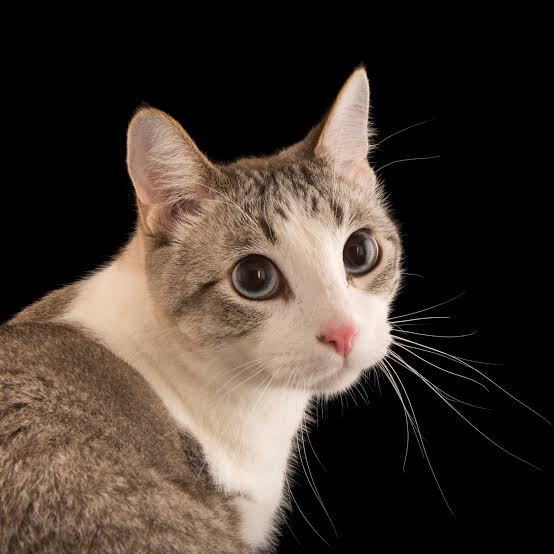
#> input picture CIN/kucing03.jpeg, 554 x 554 px
$ python main2.py
#> lines starting #> are read from the running program, lines starting #| are printed output that depends on the picture
from PIL import Image
import numpy as np

def read_image(path):
#> called with path = 'kucing03.jpeg'
    img = Image.open(path)
#> img is the input picture: PIL image 554x554 RGB; mean R, G, B 68, 56.7, 48.3
    img_array = np.array(img)
    height, width, channels = img_array.shape
#> height = 554; width = 554; channels = 3
    return img_array, height, width

def read_grayscale_image(path):
    img = Image.open(path).convert('L')
    img_array = np.array(img)
    height, width = img_array.shape
    return img_array, height, width

def save_image(img_array, path, show=False):
    img = Image.fromarray(img_array)
    img.save(path)
    if show:
        img.show()

def combine_images(path1, path2, output_path, show=False):
    img1 = Image.open(path1)
    img2 = Image.open(path2)

    # Adjust heights to be the same if needed
    if img1.height != img2.height:
        img1 = img1.resize((img1.width, img2.height))
        img2 = img2.resize((img2.width, img1.height))

    combined_width = img1.width + img2.width
    max_height = max(img1.height, img2.height)

    combined_img = Image.new("RGB", (combined_width, max_height))

    combined_img.paste(img1, (0, 0))
    combined_img.paste(img2, (img1.width, 0))

    combined_img.save(output_path)
    if show:
        combined_img.show()

# Read the image and prepare the filter
img_array, height, width = read_image('kucing03.jpeg')
#> height = 554; width = 554

# kernel = np.ones((5, 5)) / 25
# Blur

# kernel = np.array([
#     [-1, -2, -1],
#     [0, 0, 0],
#     [1, 2, 1],
# ])
# Sharp

kernel = np.array([
    [0, -1, 0],
    [-1, 5, -1],
    [0, -1, 0],
])


kernel_radius_x = kernel.shape[0] // 2
kernel_radius_y = kernel.shape[1] // 2

# Initialize the output image
output_array = np.copy(img_array)

# Apply the kernel to the left half of the image
for y in range(height):
    for x in range(width):
        new_pixel = np.zeros(3)
        for ky in range(-kernel_radius_y, kernel_radius_y + 1):
            for kx in range(-kernel_radius_x, kernel_radius_x + 1):
                neighbor_y = y + ky
                neighbor_x = x + kx
                if 0 <= neighbor_y < height and 0 <= neighbor_x < width:
                    new_pixel += img_array[neighbor_y, neighbor_x] * kernel[ky + kernel_radius_y, kx + kernel_radius_x]
        for i in range(3):
            new_pixel[i] = min(255, max(0, new_pixel[i]))
        output_array[y, x] = new_pixel
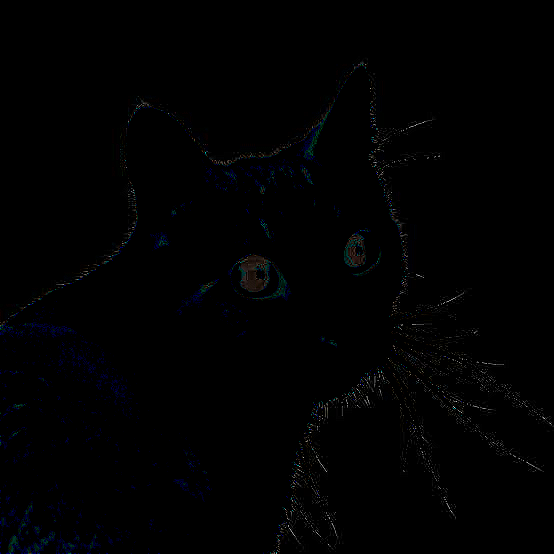
#> output_array: shape (554, 554, 3); mean R, G, B 0.9, 1.1, 1.6

save_image(output_array, 'filtered-kucing.jpg')
combine_images('kucing03.jpeg', 'filtered-kucing.jpg', 'combinedSharp.jpg', True)
#> in combine_images, `combined_img = Image.new("RGB", (combined_width, max_height))`: combined_img: PIL image 1108x554 RGB; every value is 0
#> in combine_images, `combined_img.paste(img1, (0, 0))`:
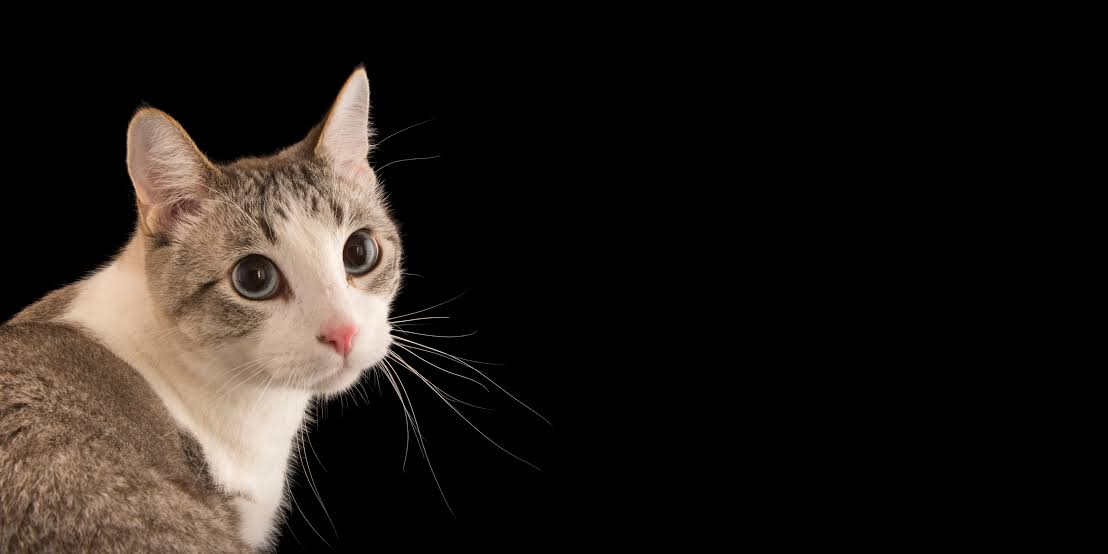
#> combined_img: PIL image 1108x554 RGB; mean R, G, B 34, 28.3, 24.1

$ run again, with CIN/combined.jpg copied over CIN/kucing03.jpeg
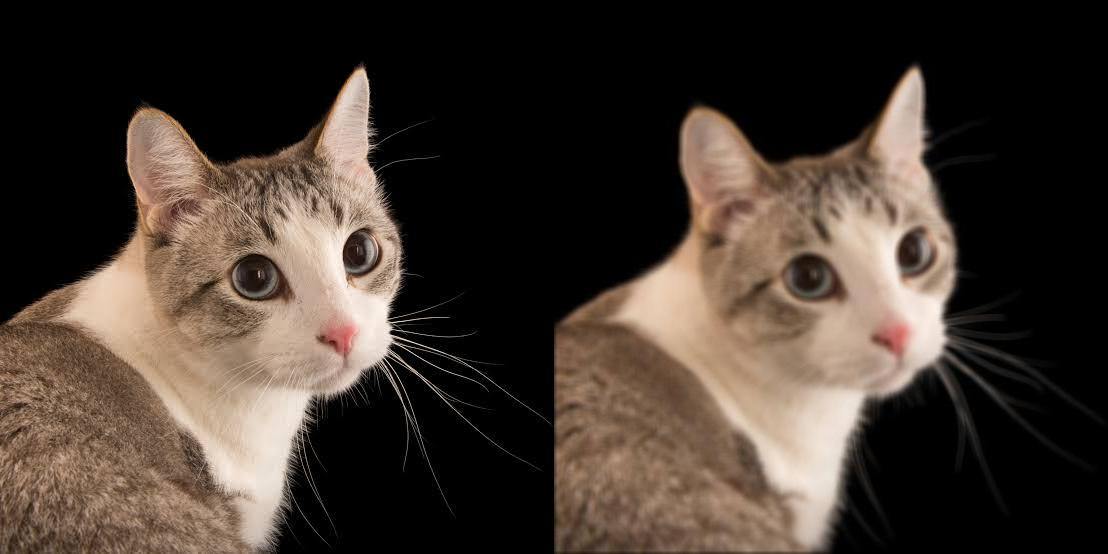
#> input picture CIN/combined.jpg, 1108 x 554 px
#> in read_image, img is the input picture: PIL image 1108x554 RGB; mean R, G, B 67.9, 56.5, 48.2
#> `img_array, height, width = read_image('kucing03.jpeg')`: height = 554; width = 1108
#> after the loop `for y in range(height):`:
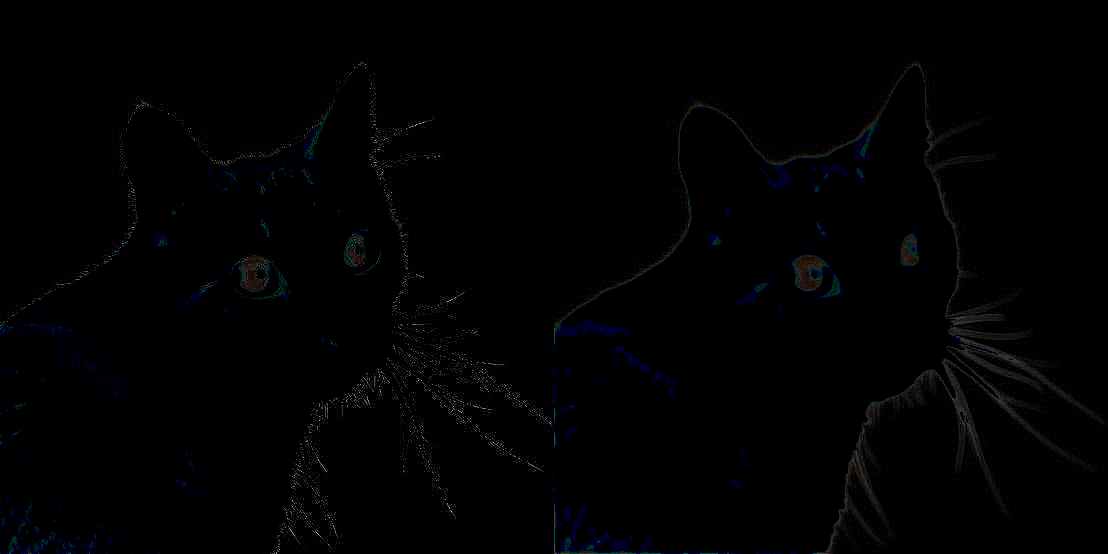
#> output_array: shape (554, 1108, 3); mean R, G, B 1.2, 1.3, 1.9
#> in combine_images, `combined_img.paste(img1, (0, 0))`:
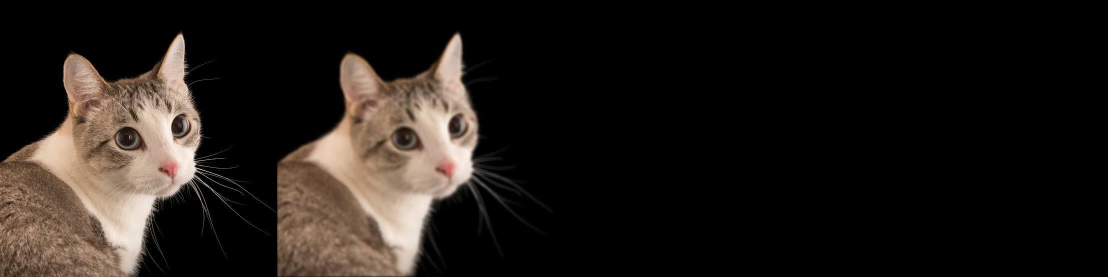
#> combined_img: PIL image 2216x554 RGB (shown at 1/2 size); mean R, G, B 33.9, 28.2, 24.1

$ run again, with CIN/combined02.jpg copied over CIN/kucing03.jpeg
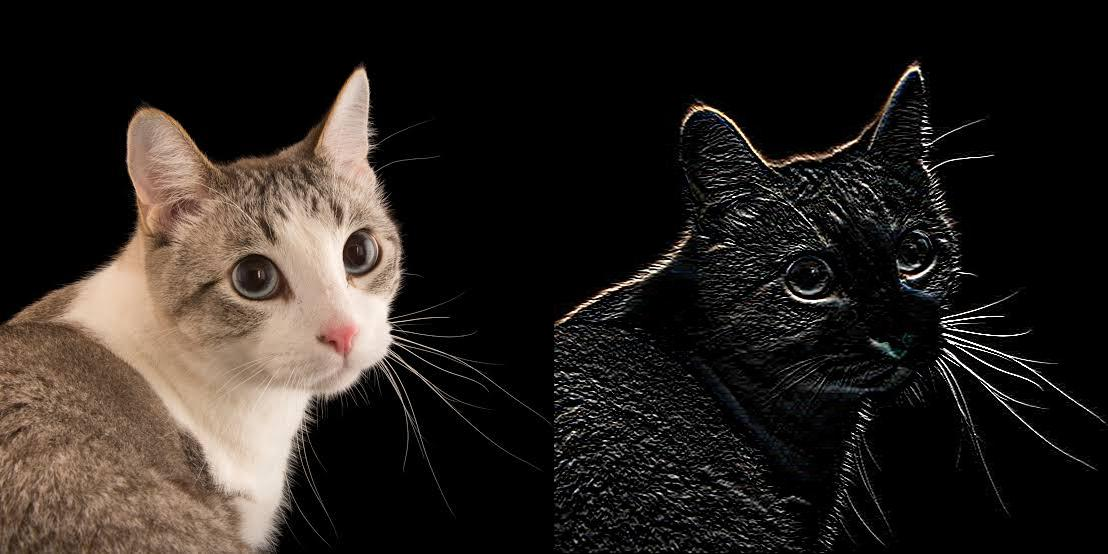
#> input picture CIN/combined02.jpg, 1108 x 554 px
#> in read_image, img is the input picture: PIL image 1108x554 RGB; mean R, G, B 40.7, 34.9, 30.7
#> `img_array, height, width = read_image('kucing03.jpeg')`: height = 554; width = 1108
#> after the loop `for y in range(height):`:
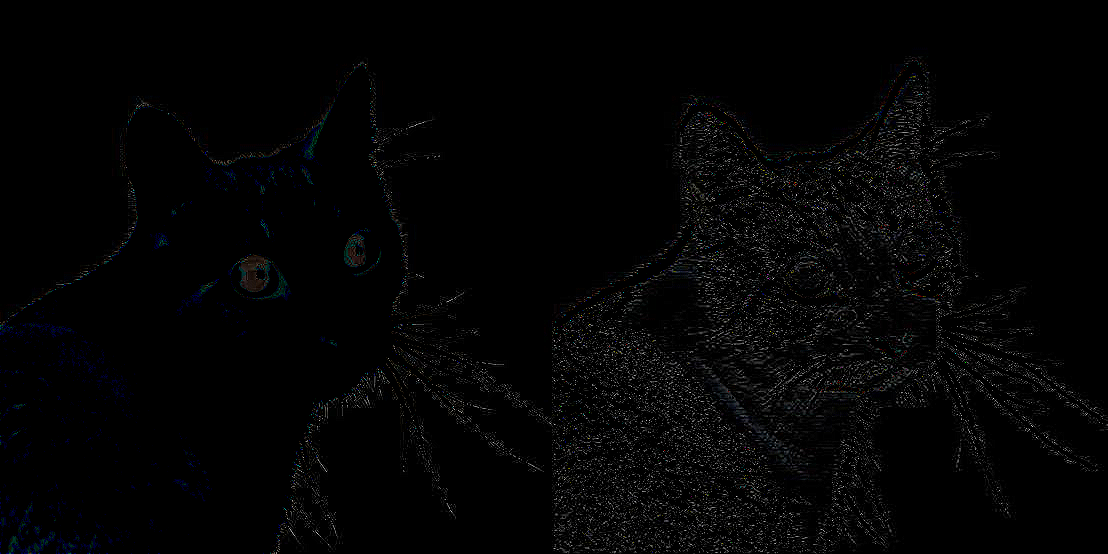
#> output_array: shape (554, 1108, 3); mean R, G, B 3.6, 3.7, 4
#> in combine_images, `combined_img.paste(img2, (img1.width, 0))`:
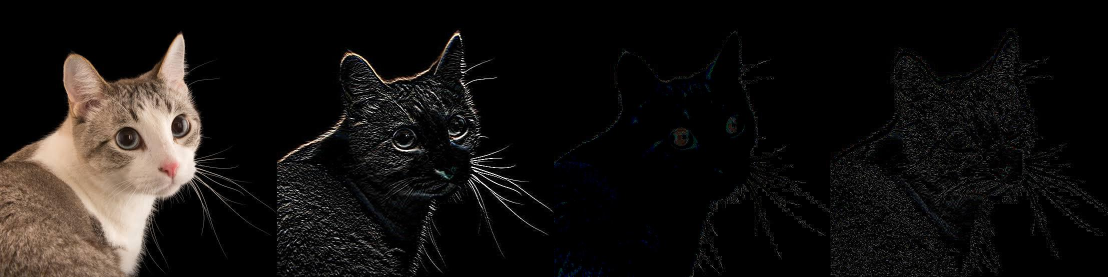
#> combined_img: PIL image 2216x554 RGB (shown at 1/2 size); mean R, G, B 22.5, 19.6, 17.7
